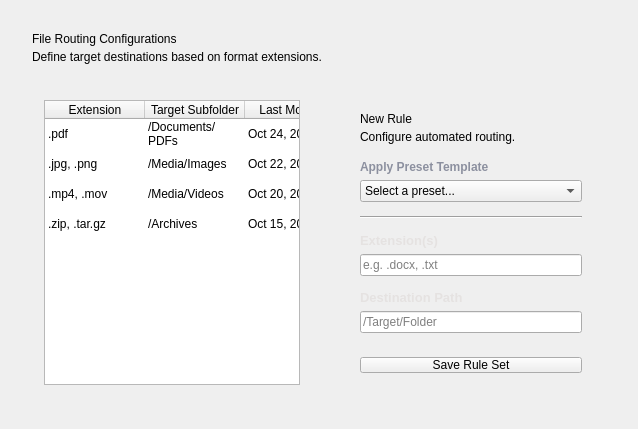
          <widget class="QWidget" name="rules_view">
           <layout class="QVBoxLayout" name="verticalLayout_rules_page">
            <property name="spacing">
             <number>24</number>
            </property>
            <property name="leftMargin">
             <number>32</number>
            </property>
            <property name="topMargin">
             <number>32</number>
            </property>
            <property name="rightMargin">
             <number>32</number>
            </property>
            <property name="bottomMargin">
             <number>32</number>
            </property>
            <item>
             <layout class="QVBoxLayout" name="header_rules">
              <property name="spacing">
               <number>4</number>
              </property>
              <item>
               <widget class="QLabel" name="lbl_rules_page_title">
                <property name="text">
                 <string>File Routing Configurations</string>
                </property>
               </widget>
              </item>
              <item>
               <widget class="QLabel" name="lbl_rules_page_sub">
                <property name="text">
                 <string>Define target destinations based on format extensions.</string>
                </property>
               </widget>
              </item>
             </layout>
            </item>
            <item>
             <layout class="QHBoxLayout" name="horizontalLayout_rules_grid" stretch="7,4">
              <property name="spacing">
               <number>24</number>
              </property>
              <item>
               <widget class="QFrame" name="card_rules_table">
                <layout class="QVBoxLayout" name="verticalLayout_rules_full_table">
                 <property name="spacing">
                  <number>0</number>
                 </property>
                 <property name="leftMargin">
                  <number>12</number>
                 </property>
                 <property name="topMargin">
                  <number>12</number>
                 </property>
                 <property name="rightMargin">
                  <number>12</number>
                 </property>
                 <property name="bottomMargin">
                  <number>12</number>
                 </property>
                 <item>
                  <widget class="QTableWidget" name="table_rules_full">
                   <property name="verticalScrollBarPolicy">
                    <enum>Qt::ScrollBarAsNeeded</enum>
                   </property>
                   <property name="horizontalScrollBarPolicy">
                    <enum>Qt::ScrollBarAlwaysOff</enum>
                   </property>
                   <property name="alternatingRowColors">
                    <bool>false</bool>
                   </property>
                   <property name="selectionBehavior">
                    <enum>QAbstractItemView::SelectRows</enum>
                   </property>
                   <property name="showGrid">
                    <bool>false</bool>
                   </property>
                   <property name="rowCount">
                    <number>4</number>
                   </property>
                   <property name="columnCount">
                    <number>4</number>
                   </property>
                   <attribute name="horizontalHeaderStretchLastSection">
                    <bool>false</bool>
                   </attribute>
                   <attribute name="verticalHeaderVisible">
                    <bool>false</bool>
                   </attribute>
                   <row/>
                   <row/>
                   <row/>
                   <row/>
                   <column>
                    <property name="text">
                     <string>Extension</string>
                    </property>
                   </column>
                   <column>
                    <property name="text">
                     <string>Target Subfolder</string>
                    </property>
                   </column>
                   <column>
                    <property name="text">
                     <string>Last Modified</string>
                    </property>
                   </column>
                   <column>
                    <property name="text">
                     <string>Actions</string>
                    </property>
                   </column>
                   <item row="0" column="0">
                    <property name="text">
                     <string>.pdf</string>
                    </property>
                   </item>
                   <item row="0" column="1">
                    <property name="text">
                     <string>/Documents/PDFs</string>
                    </property>
                   </item>
                   <item row="0" column="2">
                    <property name="text">
                     <string>Oct 24, 2023</string>
                    </property>
                   </item>
                   <item row="0" column="3">
                    <property name="text">
                     <string>✎ Edit</string>
                    </property>
                    <property name="textAlignment">
                     <set>AlignTrailing|AlignVCenter</set>
                    </property>
                   </item>
                   <item row="1" column="0">
                    <property name="text">
                     <string>.jpg, .png</string>
                    </property>
                   </item>
                   <item row="1" column="1">
                    <property name="text">
                     <string>/Media/Images</string>
                    </property>
                   </item>
                   <item row="1" column="2">
                    <property name="text">
                     <string>Oct 22, 2023</string>
                    </property>
                   </item>
                   <item row="1" column="3">
                    <property name="text">
                     <string>✎ Edit</string>
                    </property>
                    <property name="textAlignment">
                     <set>AlignTrailing|AlignVCenter</set>
                    </property>
                   </item>
                   <item row="2" column="0">
                    <property name="text">
                     <string>.mp4, .mov</string>
                    </property>
                   </item>
                   <item row="2" column="1">
                    <property name="text">
                     <string>/Media/Videos</string>
                    </property>
                   </item>
                   <item row="2" column="2">
                    <property name="text">
                     <string>Oct 20, 2023</string>
                    </property>
                   </item>
                   <item row="2" column="3">
                    <property name="text">
                     <string>✎ Edit</string>
                    </property>
                    <property name="textAlignment">
                     <set>AlignTrailing|AlignVCenter</set>
                    </property>
                   </item>
                   <item row="3" column="0">
                    <property name="text">
                     <string>.zip, .tar.gz</string>
                    </property>
                   </item>
                   <item row="3" column="1">
                    <property name="text">
                     <string>/Archives</string>
                    </property>
                   </item>
                   <item row="3" column="2">
                    <property name="text">
                     <string>Oct 15, 2023</string>
                    </property>
                   </item>
                   <item row="3" column="3">
                    <property name="text">
                     <string>✎ Edit</string>
                    </property>
                    <property name="textAlignment">
                     <set>AlignTrailing|AlignVCenter</set>
                    </property>
                   </item>
                  </widget>
                 </item>
                </layout>
               </widget>
              </item>
              <item>
               <layout class="QVBoxLayout" name="verticalLayout_sticky_container">
                <item>
                 <widget class="QFrame" name="card_new_rule">
                  <layout class="QVBoxLayout" name="verticalLayout_new_rule">
                   <property name="spacing">
                    <number>16</number>
                   </property>
                   <property name="leftMargin">
                    <number>24</number>
                   </property>
                   <property name="topMargin">
                    <number>24</number>
                   </property>
                   <property name="rightMargin">
                    <number>24</number>
                   </property>
                   <property name="bottomMargin">
                    <number>24</number>
                   </property>
                   <item>
                    <layout class="QVBoxLayout" name="header_new_rule">
                     <property name="spacing">
                      <number>4</number>
                     </property>
                     <item>
                      <widget class="QLabel" name="lbl_new_rule_title">
                       <property name="text">
                        <string>New Rule</string>
                       </property>
                      </widget>
                     </item>
                     <item>
                      <widget class="QLabel" name="lbl_new_rule_sub">
                       <property name="text">
                        <string>Configure automated routing.</string>
                       </property>
                      </widget>
                     </item>
                    </layout>
                   </item>
                   <item>
                    <layout class="QVBoxLayout" name="inputs_new_rule">
                     <property name="spacing">
                      <number>14</number>
                     </property>
                     <item>
                      <layout class="QVBoxLayout" name="vbox_preset">
                       <property name="spacing">
                        <number>6</number>
                       </property>
                       <item>
                        <widget class="QLabel" name="lbl_preset">
                         <property name="styleSheet">
                          <string>font-size: 12px; color: #8c909f; font-weight: bold;</string>
                         </property>
                         <property name="text">
                          <string>Apply Preset Template</string>
                         </property>
                        </widget>
                       </item>
                       <item>
                        <widget class="QComboBox" name="combo_preset">
                         <item>
                          <property name="text">
                           <string>Select a preset...</string>
                          </property>
                         </item>
                         <item>
                          <property name="text">
                           <string>Standard Media (Images/Video)</string>
                          </property>
                         </item>
                         <item>
                          <property name="text">
                           <string>Developer Workspace (Code/Logs)</string>
                          </property>
                         </item>
                         <item>
                          <property name="text">
                           <string>Office Documents</string>
                          </property>
                         </item>
                        </widget>
                       </item>
                      </layout>
                     </item>
                     <item>
                      <widget class="Line" name="line_rule_sep">
                       <property name="styleSheet">
                        <string>color: #2a2a2a;</string>
                       </property>
                       <property name="orientation">
                        <enum>Qt::Horizontal</enum>
                       </property>
                      </widget>
                     </item>
                     <item>
                      <layout class="QVBoxLayout" name="vbox_ext">
                       <property name="spacing">
                        <number>6</number>
                       </property>
                       <item>
                        <widget class="QLabel" name="lbl_ext">
                         <property name="styleSheet">
                          <string>font-size: 13px; color: #e5e2e1; font-weight: 600;</string>
                         </property>
                         <property name="text">
                          <string>Extension(s)</string>
                         </property>
                        </widget>
                       </item>
                       <item>
                        <widget class="QLineEdit" name="txt_rule_ext">
                         <property name="placeholderText">
                          <string>e.g. .docx, .txt</string>
                         </property>
                        </widget>
                       </item>
                      </layout>
                     </item>
                     <item>
                      <layout class="QVBoxLayout" name="vbox_dest">
                       <property name="spacing">
                        <number>6</number>
                       </property>
                       <item>
                        <widget class="QLabel" name="lbl_dest">
                         <property name="styleSheet">
                          <string>font-size: 13px; color: #e5e2e1; font-weight: 600;</string>
                         </property>
                         <property name="text">
                          <string>Destination Path</string>
                         </property>
                        </widget>
                       </item>
                       <item>
                        <widget class="QLineEdit" name="txt_rule_dest">
                         <property name="placeholderText">
                          <string>/Target/Folder</string>
                         </property>
                        </widget>
                       </item>
                      </layout>
                     </item>
                    </layout>
                   </item>
                   <item>
                    <widget class="QPushButton" name="btn_save_rule">
                     <property name="cursor">
                      <cursorShape>PointingHandCursor</cursorShape>
                     </property>
                     <property name="styleSheet">
                      <string>margin-top: 8px;</string>
                     </property>
                     <property name="text">
                      <string>Save Rule Set</string>
                     </property>
                    </widget>
                   </item>
                  </layout>
                 </widget>
                </item>
                <item>
                 <spacer name="verticalSpacer_sticky">
                  <property name="orientation">
                   <enum>Qt::Vertical</enum>
                  </property>
                  <property name="sizeHint" stdset="0">
                   <size>
                    <width>0</width>
                    <height>0</height>
                   </size>
                  </property>
                 </spacer>
                </item>
               </layout>
              </item>
             </layout>
            </item>
           </layout>
          </widget>
